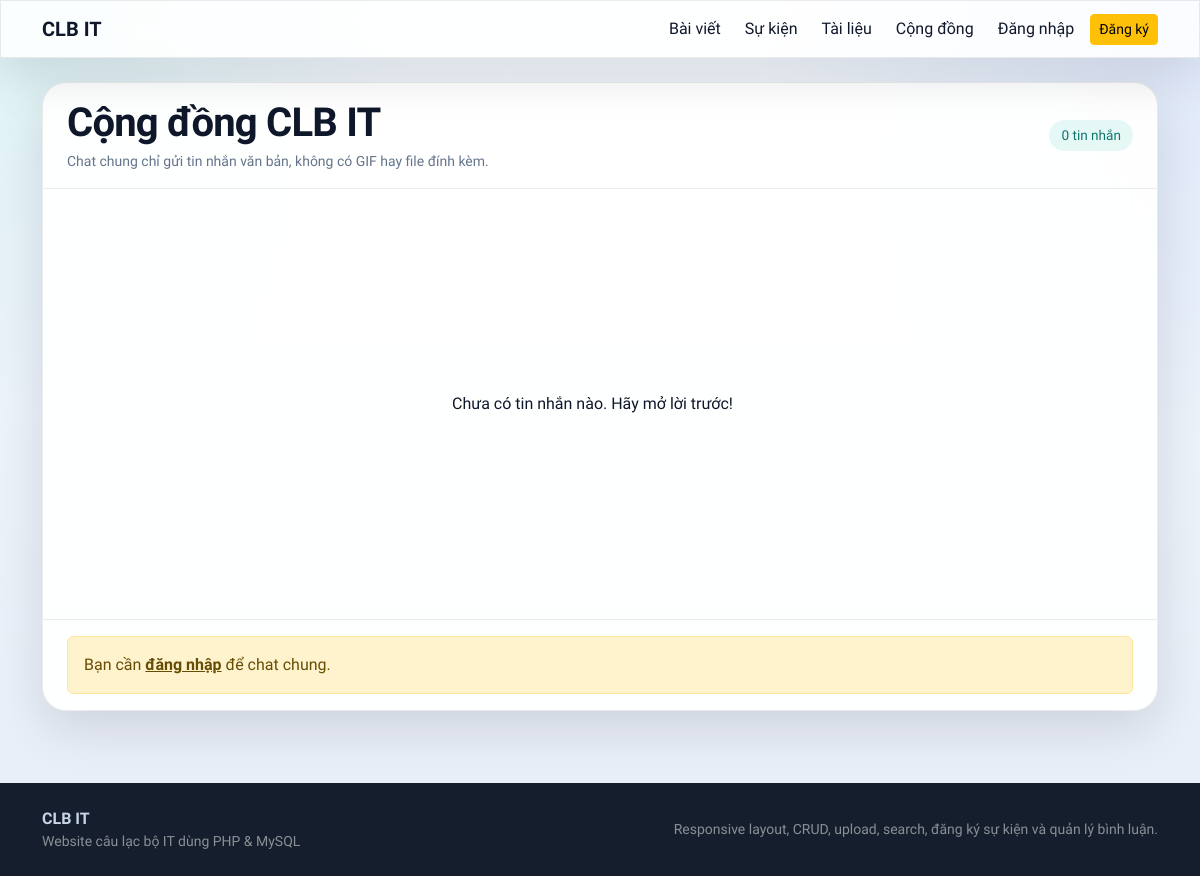
Page /community.php on the earlier database version.
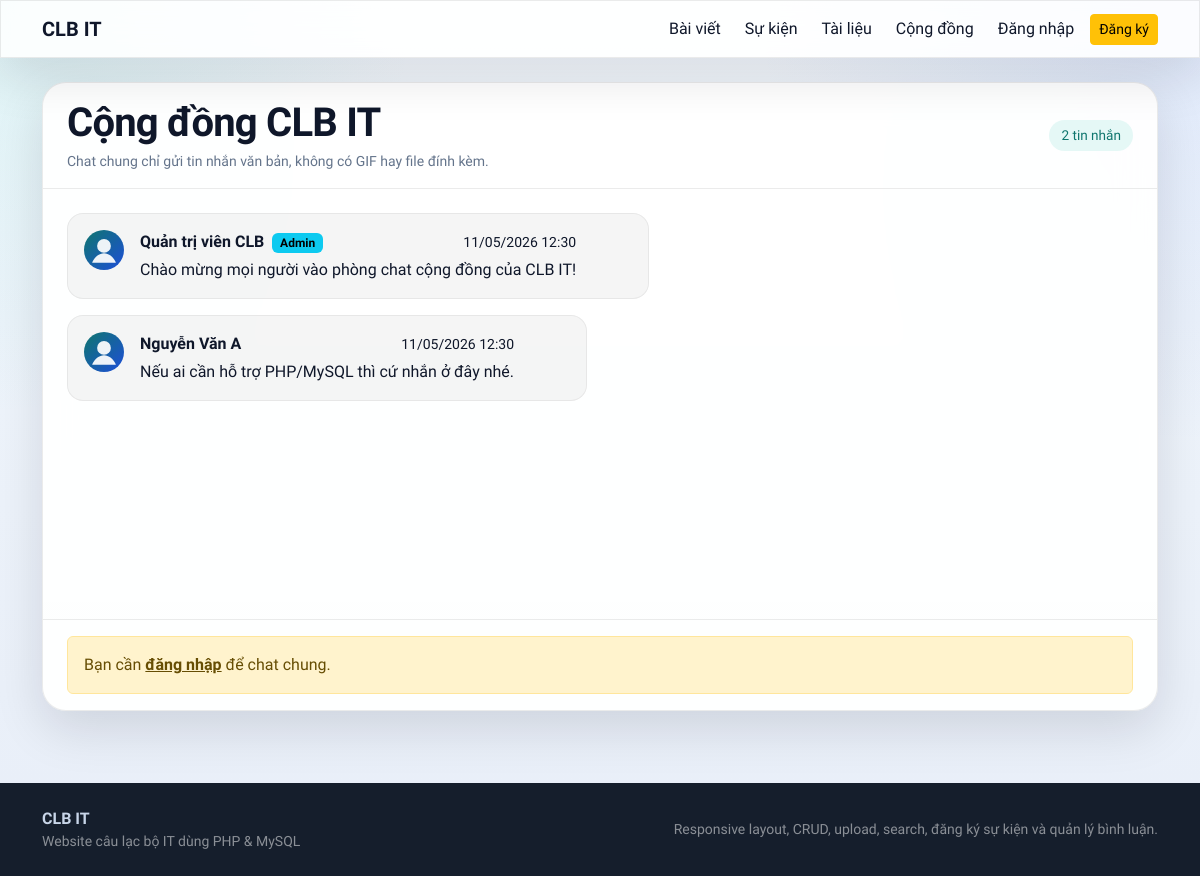
Same page on the later database version.
### tables this page shows
CREATE TABLE community_messages (
    id INT AUTO_INCREMENT PRIMARY KEY,
    user_id INT NOT NULL,
    content VARCHAR(500) NOT NULL,
    status ENUM('visible', 'hidden') NOT NULL DEFAULT 'visible',
    created_at TIMESTAMP DEFAULT CURRENT_TIMESTAMP,
    updated_at TIMESTAMP DEFAULT CURRENT_TIMESTAMP ON UPDATE CURRENT_TIMESTAMP,
    CONSTRAINT fk_community_messages_user FOREIGN KEY (user_id) REFERENCES users(id) ON DELETE CASCADE,
    INDEX idx_community_messages_status (status),
    INDEX idx_community_messages_created_at (created_at)
);

CREATE TABLE users (
    id INT AUTO_INCREMENT PRIMARY KEY,
    fullname VARCHAR(100) NOT NULL,
    email VARCHAR(120) NOT NULL UNIQUE,
    password VARCHAR(255) NOT NULL,
    avatar VARCHAR(255) NULL,
    bio TEXT NULL,
    skills VARCHAR(255) NULL,
    role ENUM('admin', 'member') NOT NULL DEFAULT 'member',
    status ENUM('active', 'locked') NOT NULL DEFAULT 'active',
    created_at TIMESTAMP DEFAULT CURRENT_TIMESTAMP,
    updated_at TIMESTAMP DEFAULT CURRENT_TIMESTAMP ON UPDATE CURRENT_TIMESTAMP,
    INDEX idx_users_role_status (role, status)
);

### includes/functions.php (called while the page is built, shortened)
<?php
function e(?string $value): string
{
    return htmlspecialchars((string) $value, ENT_QUOTES, 'UTF-8');
}
function current_user_row(): ?array
{
    if (!isset($_SESSION['user']['id'])) {
        return null;
    }
    $stmt = db()->prepare('SELECT * FROM users WHERE id = :id LIMIT 1');
    $stmt->execute(['id' => (int) $_SESSION['user']['id']]);
    $user = $stmt->fetch();
    return $user;
}
function is_logged_in(): bool
{
    return current_user_row() !== null;
}
function current_user_id(): ?int
{
    $user = current_user_row();
    return $user ? (int) $user['id'] : null;
}
function format_datetime(?string $value): string
{
    return date('d/m/Y H:i', strtotime($value));
}

### config/database.php (called while the page is built, shortened)
<?php
function db(): PDO
{
    static $pdo = null;
    if ($pdo instanceof PDO) {
        return $pdo;
    }
    $dsn = 'mysql:host=' . DB_HOST . ';dbname=' . DB_NAME . ';charset=utf8mb4';
    $pdo = new PDO($dsn, DB_USER, DB_PASS, [
        PDO::ATTR_ERRMODE => PDO::ERRMODE_EXCEPTION,
        PDO::ATTR_DEFAULT_FETCH_MODE => PDO::FETCH_ASSOC,
        PDO::ATTR_EMULATE_PREPARES => false,
    ]);
    return $pdo;
}

### community.php (the view, shortened to what this page needs)
<?php
require_once __DIR__ . '/config/database.php';
require_once __DIR__ . '/includes/functions.php';
$pageLayout = 'public';
$messagesStmt = db()->query("SELECT m.*, u.fullname, u.avatar, u.role
    FROM community_messages m
    INNER JOIN users u ON u.id = m.user_id
    WHERE m.status = 'visible'
    ORDER BY m.created_at ASC");
$messages = $messagesStmt->fetchAll();
require_once __DIR__ . '/includes/header.php';
?>
<div class="clubit-card p-0 overflow-hidden community-shell">
    <div class="community-header d-flex justify-content-between align-items-center flex-wrap gap-2 px-4 py-3">
        <div>
            <h1 class="section-title mb-1">Cộng đồng CLB IT</h1>
            <div class="text-secondary small">Chat chung chỉ gửi tin nhắn văn bản, không có GIF hay file đính kèm.</div>
        </div>
        <span class="soft-badge"><?php echo count($messages); ?> tin nhắn</span>
    </div>
    <div class="community-chat px-4 py-4 <?php echo empty($messages) ? 'is-empty' : ''; ?>" data-community-chat id="community-chat-container" data-last-id="<?php echo !empty($messages) ? end($messages)['id'] : 0; ?>">
        <?php if (empty($messages)): ?>
            <div class="community-empty-state text-center text-secondary">Chưa có tin nhắn nào. Hãy mở lời trước!</div>
        <?php else: ?>
            <?php foreach ($messages as $message): ?>
                <?php $isMine = (int) $message['user_id'] === (int) (current_user_id() ?? 0); ?>
                        <div class="community-message <?php echo $isMine ? 'is-mine ms-auto' : ''; ?>">
                    <div class="d-flex align-items-start gap-3">
                        <a href="<?php echo e(BASE_URL); ?>/profile.php?id=<?php echo (int) $message['user_id']; ?>" class="text-decoration-none">
                            <img src="<?php echo e($message['avatar'] ? UPLOAD_URL . '/' . $message['avatar'] : BASE_URL . '/assets/images/default-avatar.svg'); ?>" alt="<?php echo e($message['fullname']); ?>" class="rounded-circle" style="width:40px;height:40px;object-fit:cover;">
                        </a>
                        <div class="flex-grow-1">
                            <div class="d-flex justify-content-between align-items-center gap-2 flex-wrap mb-1">
                                <div class="fw-bold text-white">
                                    <a href="<?php echo e(BASE_URL); ?>/profile.php?id=<?php echo (int) $message['user_id']; ?>" class="text-white text-decoration-none">
                                        <?php echo e($message['fullname']); ?>
                                    </a>
                                    <?php echo $message['role'] === 'admin' ? ' <span class="badge text-bg-info ms-1">Admin</span>' : ''; ?>
                                </div>
                                <div class="small text-white-50"><?php echo e(format_datetime($message['created_at'])); ?></div>
                            </div>
                            <div class="text-white"><?php echo nl2br(e($message['content'])); ?></div>
                        </div>
                    </div>
                </div>
            <?php endforeach; ?>
        <?php endif; ?>
    </div>
    <div class="community-composer border-top border-white border-opacity-10 px-4 py-3">
        <?php if (is_logged_in()): ?>
            <form id="form-chat" method="post" class="d-flex gap-2 align-items-end">
                <textarea name="content" class="form-control community-input" rows="2" maxlength="500" placeholder="Nhập tin nhắn..." required></textarea>
                <button class="btn btn-primary px-4">Gửi</button>
            </form>
            <div class="small text-white-50 mt-2">Chỉ nhập văn bản, tối đa 500 ký tự.</div>
        <?php else: ?>
            <div class="alert alert-warning mb-0">
                Bạn cần <a href="<?php echo e(BASE_URL); ?>/login.php" class="alert-link">đăng nhập</a> để chat chung.
            </div>
        <?php endif; ?>
    </div>
</div>
<?php require_once __DIR__ . '/includes/footer.php'; ?>

### includes/header.php (shortened to what this page needs)
<?php
require_once __DIR__ . '/../config/database.php';
require_once __DIR__ . '/functions.php';
$pageLayout = $pageLayout ?? 'public';
$flash = flash_get();
$bodyClass = is_logged_in() ? 'clubit-logged-in' : 'clubit-public';
?>
<!DOCTYPE html>
<html lang="vi">
<head>
    <link href="https://cdn.jsdelivr.net/npm/bootstrap@5.3.3/dist/css/bootstrap.min.css" rel="stylesheet">
    <link rel="stylesheet" href="https://cdn.jsdelivr.net/npm/bootstrap-icons@1.11.3/font/bootstrap-icons.min.css">
    <link rel="stylesheet" href="<?php echo e(BASE_URL); ?>/assets/css/app.css">
</head>
<body class="<?php echo e($bodyClass); ?>">
<?php if ($pageLayout === 'auth'): ?>
<div class="container py-5">
    <?php if ($flash): ?>
        <div class="alert alert-<?php echo e($flash['type'] === 'error' ? 'danger' : 'success'); ?> clubit-card border-0 mb-4">
            <?php echo e((string) $flash['message']); ?>
        </div>
    <?php endif; ?>
<?php else: ?>
<nav class="navbar navbar-expand-lg navbar-dark navbar-glass sticky-top">
    <div class="container">
        <a class="navbar-brand fw-bold" href="<?php echo e(BASE_URL); ?>/index.php"><?php echo e(APP_NAME); ?></a>
        <div class="collapse navbar-collapse" id="clubitNav">
            <ul class="navbar-nav ms-auto align-items-lg-center gap-lg-2">
                <li class="nav-item"><a class="nav-link" href="<?php echo e(BASE_URL); ?>/posts.php">Bài viết</a></li>
                <li class="nav-item"><a class="nav-link" href="<?php echo e(BASE_URL); ?>/events.php">Sự kiện</a></li>
                <li class="nav-item"><a class="nav-link" href="<?php echo e(BASE_URL); ?>/documents.php">Tài liệu</a></li>
                <li class="nav-item"><a class="nav-link" href="<?php echo e(BASE_URL); ?>/community.php">Cộng đồng</a></li>
                <?php if (is_logged_in()): ?>
                    <li class="nav-item"><a class="nav-link" href="<?php echo e(BASE_URL); ?>/my-posts.php">Bài của tôi</a></li>
                    <?php if (current_user_role() === 'admin'): ?>
                        <li class="nav-item"><a class="nav-link fw-semibold text-warning" href="<?php echo e(BASE_URL); ?>/admin/posts.php"><i class="bi bi-patch-check-fill me-1"></i>Duyệt bài</a></li>
                        <li class="nav-item"><a class="nav-link fw-semibold text-info" href="<?php echo e(BASE_URL); ?>/admin/users.php"><i class="bi bi-people-fill me-1"></i>Quản lý tài khoản</a></li>
                    <?php endif; ?>
                    <li class="nav-item"><a class="nav-link btn btn-outline-primary btn-sm mx-lg-2" href="<?php echo e(BASE_URL); ?>/create-post.php">Viết bài</a></li>
                    <li class="nav-item dropdown">
                        <a class="nav-link dropdown-toggle p-0 d-flex align-items-center" href="#" id="navbarDropdown" role="button" data-bs-toggle="dropdown" aria-expanded="false">
                            <img src="<?php echo e(current_user_avatar()); ?>" class="rounded-circle border border-2 border-primary border-opacity-25" width="36" height="36" alt="Avatar" style="object-fit: cover;">
                        </a>
                        <ul class="dropdown-menu dropdown-menu-end shadow-sm border-0" aria-labelledby="navbarDropdown">
                            <li><a class="dropdown-item" href="<?php echo e(BASE_URL); ?>/profile.php"><i class="bi bi-person me-2"></i> Hồ sơ</a></li>
                            <li><a class="dropdown-item" href="<?php echo e(BASE_URL); ?>/settings.php"><i class="bi bi-gear me-2"></i> Cài đặt</a></li>
                            <li><hr class="dropdown-divider"></li>
                            <li><a class="dropdown-item" href="#" id="theme-toggle"><i class="bi bi-moon-stars me-2"></i> Chế độ tối</a></li>
                            <?php if (current_user_role() === 'admin'): ?>
                                <li><a class="dropdown-item" href="<?php echo e(BASE_URL); ?>/admin/index.php"><i class="bi bi-speedometer2 me-2"></i> Quản trị</a></li>
                            <?php endif; ?>
                            <li><hr class="dropdown-divider"></li>
                            <li><a class="dropdown-item text-danger" href="<?php echo e(BASE_URL); ?>/logout.php"><i class="bi bi-box-arrow-right me-2"></i> Đăng xuất</a></li>
                        </ul>
                    </li>
                <?php else: ?>
                    <li class="nav-item"><a class="nav-link" href="<?php echo e(BASE_URL); ?>/login.php">Đăng nhập</a></li>
                    <li class="nav-item"><a class="btn btn-warning btn-sm" href="<?php echo e(BASE_URL); ?>/register.php">Đăng ký</a></li>
                <?php endif; ?>
            </ul>
        </div>
    </div>
</nav>
<main class="py-4">
    <div class="container">
<?php endif; ?>

### includes/footer.php (shortened to what this page needs)
<?php if (($pageLayout ?? 'public') === 'auth'): ?>
</div>
<?php else: ?>
    </div>
</main>
<?php endif; ?>
<?php if (!isset($hideFooter) || !$hideFooter): ?>
<footer class="footer-glass mt-5 py-4">
    <div class="container d-flex flex-column flex-lg-row justify-content-between gap-2 align-items-lg-center">
        <div>
            <div class="fw-semibold"><?php echo e(APP_NAME); ?></div>
            <div class="small text-white-50">Website câu lạc bộ IT dùng PHP & MySQL</div>
        </div>
        <div class="small text-white-50">Responsive layout, CRUD, upload, search, đăng ký sự kiện và quản lý bình luận.</div>
    </div>
</footer>
<?php endif; ?>
</body>
</html>

Differences in the rows shown:
added community_messages: user.fullname "Quản trị viên CLB", shows "Admin", created_at "11/05/2026 12:30", content "Chào mừng mọi người vào phòng chat cộng đồng của CLB IT!"
added community_messages: user.fullname "Nguyễn Văn A", created_at "11/05/2026 12:30", content "Nếu ai cần hỗ trợ PHP/MySQL thì cứ nhắn ở đây nhé."
Other differences:
count($messages): "0" → "2"
text no longer shown: "Chưa có tin nhắn nào. Hãy mở lời trước!"
